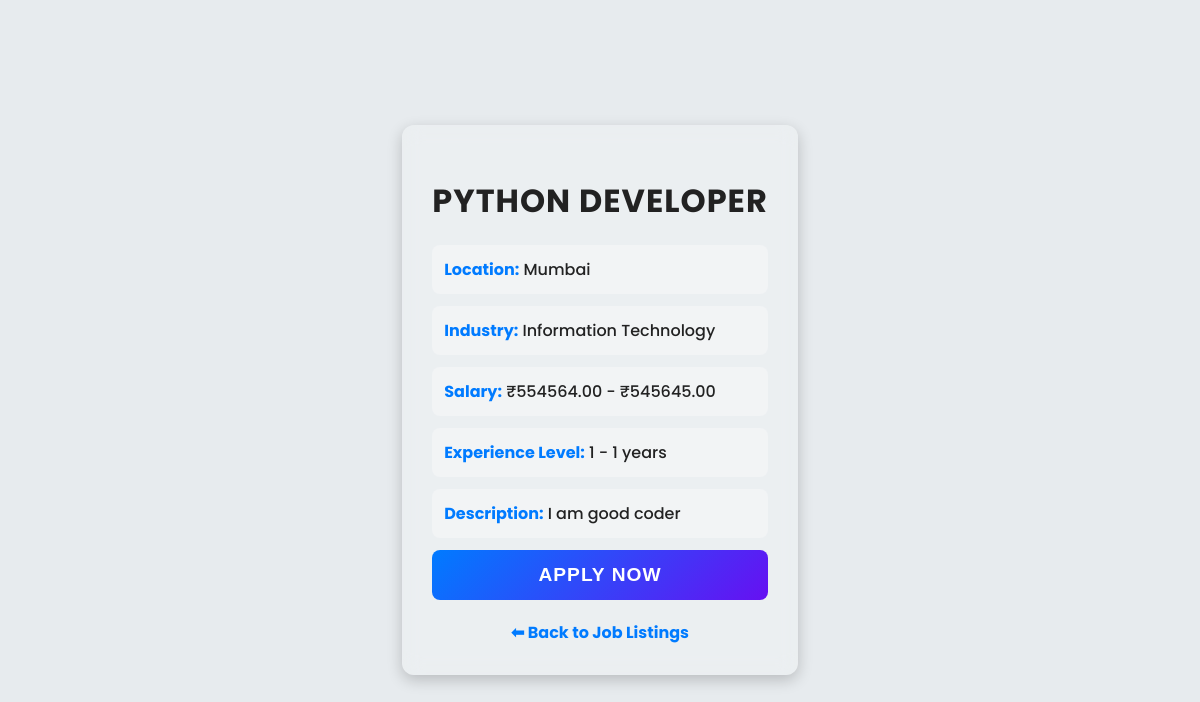
The app's page /job/1/ with its own data.
### jobs/models.py (models this page shows, shortened)
class Job(models.Model):
    JOB_TYPE_CHOICES = [
        ('Full-time', 'Full-time'),
        ('Part-time', 'Part-time'),
        ('Contract', 'Contract'),
    ]
    INDUSTRY_CHOICES = [
        ('Information Technology', 'Information Technology'),
        ('Healthcare', 'Healthcare'),
        ('Finance', 'Finance'),
    ]
    STATUS_CHOICES = [
        ('active', 'Active'),
        ('closed', 'Closed'),
    ]
    JOB_MODE_CHOICES = [
        ('Remote', 'Remote'),
        ('Work from Office', 'Work from Office'),
        ('Hybrid', 'Hybrid'),
    ]
    company = models.ForeignKey('Employer', on_delete=models.CASCADE)
    title = models.CharField(max_length=100)
    description = models.TextField()
    location = models.CharField(max_length=100)
    industry = models.CharField(max_length=30, choices=INDUSTRY_CHOICES, default='Finance')
    min_salary = models.DecimalField(
        max_digits=10, decimal_places=2, null=True, blank=True,
        help_text="Minimum salary for this job (optional)."
    )
    max_salary = models.DecimalField(
        max_digits=10, decimal_places=2, null=True, blank=True,
        help_text="Maximum salary for this job (optional)."
    )
    min_experience = models.PositiveIntegerField(
        default=0,
        help_text="Minimum years of experience required for this job."
    )
    max_experience = models.PositiveIntegerField(
        null=True, blank=True,
        help_text="Maximum years of experience required for this job (optional)."
    )
    vacancies = models.PositiveIntegerField(
        default=1,
        help_text="Number of openings available for this job."
    )
    job_type = models.CharField(max_length=20, choices=JOB_TYPE_CHOICES, default='Full-time')
    job_mode = models.CharField(max_length=20, choices=JOB_MODE_CHOICES, default='Work from Office')
    deadline = models.DateField()
    status = models.CharField(
        max_length=10,
        choices=STATUS_CHOICES,
        default='active',
        help_text="Indicates whether the job is active or closed."
    )
    created_at = models.DateTimeField(default=now)
    updated_at = models.DateTimeField(auto_now=True)

### jobs/views.py (the view)
# urls.py: path('job/<int:job_id>/', views.job_detail, name='job_detail'),
def job_detail(request, job_id):
    job = get_object_or_404(Job, id=job_id)
    return render(request, 'job_detail.html', {'job': job})

### jobs/templates/job_detail.html (shortened to what this page needs)
<!DOCTYPE html>
<html lang="en">
<head>
</head>
<body>
<div class="container">
    <h1>{{ job.title }}</h1>
    <div class="job-details">
        <p><strong>Location:</strong> {{ job.location }}</p>
        <p><strong>Industry:</strong> {{ job.industry }}</p>
        <p><strong>Salary:</strong>
            {% if job.min_salary and job.max_salary %}
                ₹{{ job.min_salary }} - ₹{{ job.max_salary }}
            {% elif job.min_salary %}
                Starting at ₹{{ job.min_salary }}
            {% elif job.max_salary %}
                Up to ₹{{ job.max_salary }}
            {% else %}
                Not disclosed
            {% endif %}
        </p>
        <p><strong>Experience Level:</strong>
            {% if job.min_experience and job.max_experience %}
                {{ job.min_experience }} - {{ job.max_experience }} years
            {% elif job.min_experience %}
                {{ job.min_experience }}+ years
            {% elif job.max_experience %}
                Up to {{ job.max_experience }} years
            {% else %}
                No experience required
            {% endif %}
        </p>
        <p><strong>Description:</strong> {{ job.description }}</p>
    </div>
    <form method="POST" action="{% url 'apply_job' job.id %}">
        <button class="apply-btn" type="submit">Apply Now</button>
    </form>
    <div class="back-btn">
        <a href="{% url 'job_seeker_dashboard' %}">⬅ Back to Job Listings</a>
    </div>
</div>
</body>
</html>

### jobs/templates/job_detail.html (style rules this page uses)
body { font-family: 'Poppins', sans-serif; background: rgba(229, 233, 237, 0.9); color: #333; margin: 0; padding: 0; display: flex; align-items: center; justify-content: center; min-height: 100vh; }
.container { max-width: 700px; background: rgba(255, 255, 255, 0.2); padding: 30px; border-radius: 12px; backdrop-filter: blur(10px); box-shadow: 0px 5px 15px rgba(0, 0, 0, 0.2); text-align: center; }
h1 { font-size: 2rem; color: #222; margin-bottom: 20px; text-transform: uppercase; letter-spacing: 1px; }
.job-details { text-align: left; }
.job-details p { margin: 12px 0; font-size: 1rem; background: rgba(255, 255, 255, 0.3); padding: 12px; border-radius: 8px; color: #222; font-weight: 500; }
.job-details strong { color: #007BFF; }
.apply-btn { display: inline-block; width: 100%; padding: 14px; font-size: 1.2rem; font-weight: bold; color: white; background: linear-gradient(135deg, #007BFF, #6610f2); border: none; border-radius: 8px; cursor: pointer; transition: 0.3s; text-transform: uppercase; letter-spacing: 1px; }
.back-btn { margin-top: 20px; }
.back-btn a { color: #007BFF; font-weight: bold; text-decoration: none; font-size: 1rem; transition: 0.3s; }

### records on screen
Job: title "PYTHON DEVELOPER", location "Mumbai", industry "Information Technology", min_salary "554564.00", max_salary "545645.00", min_experience "1", max_experience "1", description "I am good coder"
